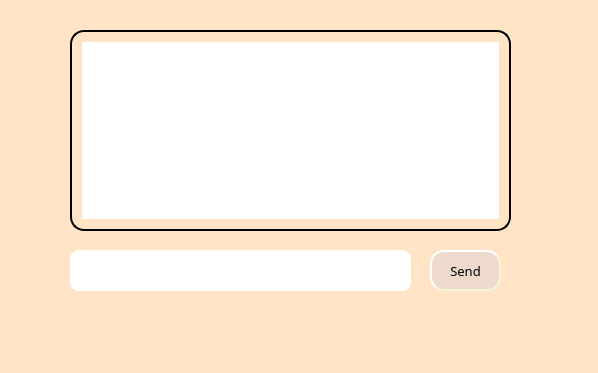
<?xml version="1.0" encoding="UTF-8"?>
<ui version="4.0">
 <class>Dialog</class>
 <widget class="QDialog" name="Dialog">
  <property name="geometry">
   <rect>
    <x>0</x>
    <y>0</y>
    <width>598</width>
    <height>373</height>
   </rect>
  </property>
  <property name="windowTitle">
   <string>Dialog</string>
  </property>
  <widget class="QLabel" name="label_pic_4">
   <property name="geometry">
    <rect>
     <x>0</x>
     <y>-10</y>
     <width>1261</width>
     <height>891</height>
    </rect>
   </property>
   <property name="mouseTracking">
    <bool>true</bool>
   </property>
   <property name="styleSheet">
    <string notr="true">background-color: rgb(255, 229, 198);</string>
   </property>
   <property name="text">
    <string/>
   </property>
   <property name="pixmap">
    <pixmap>../../Downloads/310042565_1253044795483244_7626101413920627149_n.png</pixmap>
   </property>
  </widget>
  <widget class="QTextEdit" name="textEdit">
   <property name="geometry">
    <rect>
     <x>70</x>
     <y>30</y>
     <width>441</width>
     <height>201</height>
    </rect>
   </property>
   <property name="styleSheet">
    <string notr="true">border-style: solid;
    border-radius: 6;
border-radius: 14px;

	border-style: outset;
    border-width: 2px;
    border-radius: 14px;
   
  
 
    padding: 10px;
	
	
	
	font: 10pt &quot;Franklin Gothic Heavy&quot;;</string>
   </property>
  </widget>
  <widget class="QPushButton" name="bouton1_3">
   <property name="geometry">
    <rect>
     <x>430</x>
     <y>250</y>
     <width>71</width>
     <height>41</height>
    </rect>
   </property>
   <property name="font">
    <font>
     <family>Franklin Gothic Heavy</family>
     <pointsize>10</pointsize>
     <weight>50</weight>
     <italic>false</italic>
     <bold>false</bold>
    </font>
   </property>
   <property name="styleSheet">
    <string notr="true">QPushButton
{
	background-color: rgb(237, 218, 204);
	color: rgb(0, 0, 0);
border-style: solid;
    border-radius: 6;
border-radius: 14px;

	border-style: outset;
    border-width: 2px;
    border-radius: 14px;
    border-color: beige;
  
 
    padding: 10px;
	
	
	
	font: 10pt &quot;Franklin Gothic Heavy&quot;;
}
QPushButton:hover
{
background-color:rgb(85,110,255);
	color: rgb(0, 0, 0);
}
QPushButton:pressed
{
background-color:rgb(85,170,255);
}</string>
   </property>
   <property name="text">
    <string>Send</string>
   </property>
  </widget>
  <widget class="QLineEdit" name="lineEdit_8">
   <property name="geometry">
    <rect>
     <x>70</x>
     <y>250</y>
     <width>341</width>
     <height>41</height>
    </rect>
   </property>
   <property name="cursor">
    <cursorShape>ArrowCursor</cursorShape>
   </property>
   <property name="styleSheet">
    <string notr="true">border-radius: 9px;
background-color: rgb(255, 255, 255);</string>
   </property>
  </widget>
 </widget>
 <resources/>
 <connections/>
</ui>
